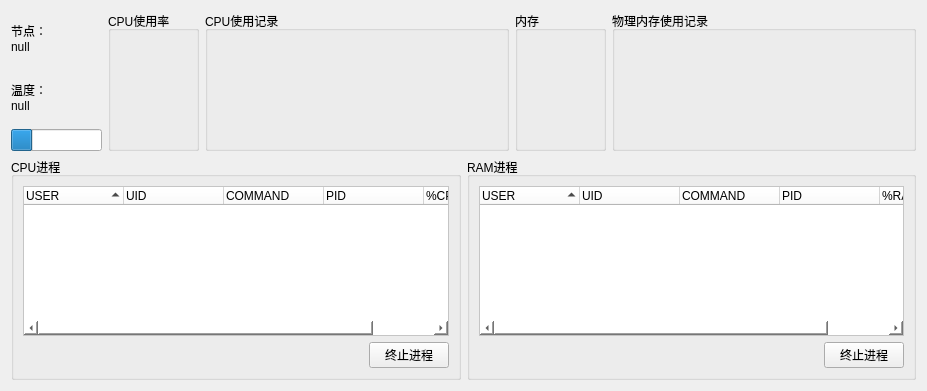
                  <widget class="QWidget" name="scrollAreaWidgetContents_6">
                   <property name="geometry">
                    <rect>
                     <x>0</x>
                     <y>0</y>
                     <width>927</width>
                     <height>388</height>
                    </rect>
                   </property>
                   <layout class="QVBoxLayout" name="verticalLayout_62">
                    <item>
                     <layout class="QHBoxLayout" name="horizontalLayout_27">
                      <item>
                       <layout class="QVBoxLayout" name="verticalLayout_51">
                        <item>
                         <widget class="QLabel" name="label_selectedNodes_hardware">
                          <property name="sizePolicy">
                           <sizepolicy hsizetype="Fixed" vsizetype="Preferred">
                            <horstretch>0</horstretch>
                            <verstretch>0</verstretch>
                           </sizepolicy>
                          </property>
                          <property name="text">
                           <string>节点：
null</string>
                          </property>
                          <property name="textFormat">
                           <enum>Qt::PlainText</enum>
                          </property>
                         </widget>
                        </item>
                        <item>
                         <widget class="QLabel" name="label_selectedNodes_hardware_temprature">
                          <property name="sizePolicy">
                           <sizepolicy hsizetype="Fixed" vsizetype="Preferred">
                            <horstretch>0</horstretch>
                            <verstretch>0</verstretch>
                           </sizepolicy>
                          </property>
                          <property name="text">
                           <string>温度：
null</string>
                          </property>
                          <property name="textFormat">
                           <enum>Qt::PlainText</enum>
                          </property>
                         </widget>
                        </item>
                        <item>
                         <widget class="QProgressBar" name="progressBar_temprature1">
                          <property name="sizePolicy">
                           <sizepolicy hsizetype="Fixed" vsizetype="Fixed">
                            <horstretch>0</horstretch>
                            <verstretch>0</verstretch>
                           </sizepolicy>
                          </property>
                          <property name="value">
                           <number>24</number>
                          </property>
                          <property name="textVisible">
                           <bool>false</bool>
                          </property>
                         </widget>
                        </item>
                       </layout>
                      </item>
                      <item>
                       <widget class="QGroupBox" name="groupBox_4">
                        <property name="sizePolicy">
                         <sizepolicy hsizetype="Fixed" vsizetype="Minimum">
                          <horstretch>0</horstretch>
                          <verstretch>0</verstretch>
                         </sizepolicy>
                        </property>
                        <property name="minimumSize">
                         <size>
                          <width>91</width>
                          <height>140</height>
                         </size>
                        </property>
                        <property name="maximumSize">
                         <size>
                          <width>91</width>
                          <height>16777215</height>
                         </size>
                        </property>
                        <property name="title">
                         <string>CPU使用率</string>
                        </property>
                        <layout class="QHBoxLayout" name="horizontalLayout_50">
                         <item>
                          <widget class="QCustomPlot" name="plot_cpuUsage" native="true">
                           <property name="sizePolicy">
                            <sizepolicy hsizetype="Preferred" vsizetype="Preferred">
                             <horstretch>0</horstretch>
                             <verstretch>0</verstretch>
                            </sizepolicy>
                           </property>
                           <property name="minimumSize">
                            <size>
                             <width>0</width>
                             <height>0</height>
                            </size>
                           </property>
                          </widget>
                         </item>
                        </layout>
                       </widget>
                      </item>
                      <item>
                       <widget class="QGroupBox" name="groupBox_5">
                        <property name="sizePolicy">
                         <sizepolicy hsizetype="Preferred" vsizetype="Minimum">
                          <horstretch>0</horstretch>
                          <verstretch>0</verstretch>
                         </sizepolicy>
                        </property>
                        <property name="minimumSize">
                         <size>
                          <width>300</width>
                          <height>140</height>
                         </size>
                        </property>
                        <property name="title">
                         <string>CPU使用记录</string>
                        </property>
                        <layout class="QHBoxLayout" name="horizontalLayout_51">
                         <item>
                          <widget class="QCustomPlot" name="plot_cpuHistory" native="true"/>
                         </item>
                        </layout>
                       </widget>
                      </item>
                      <item>
                       <widget class="QGroupBox" name="groupBox_6">
                        <property name="sizePolicy">
                         <sizepolicy hsizetype="Fixed" vsizetype="Minimum">
                          <horstretch>0</horstretch>
                          <verstretch>0</verstretch>
                         </sizepolicy>
                        </property>
                        <property name="minimumSize">
                         <size>
                          <width>91</width>
                          <height>140</height>
                         </size>
                        </property>
                        <property name="maximumSize">
                         <size>
                          <width>91</width>
                          <height>16777215</height>
                         </size>
                        </property>
                        <property name="title">
                         <string>内存</string>
                        </property>
                        <layout class="QHBoxLayout" name="horizontalLayout_52">
                         <item>
                          <widget class="QCustomPlot" name="plot_ramUsage" native="true"/>
                         </item>
                        </layout>
                       </widget>
                      </item>
                      <item>
                       <widget class="QGroupBox" name="groupBox_8">
                        <property name="sizePolicy">
                         <sizepolicy hsizetype="Preferred" vsizetype="Minimum">
                          <horstretch>0</horstretch>
                          <verstretch>0</verstretch>
                         </sizepolicy>
                        </property>
                        <property name="minimumSize">
                         <size>
                          <width>300</width>
                          <height>140</height>
                         </size>
                        </property>
                        <property name="title">
                         <string>物理内存使用记录</string>
                        </property>
                        <layout class="QHBoxLayout" name="horizontalLayout_53">
                         <item>
                          <widget class="QCustomPlot" name="plot_ramUsageHistory" native="true"/>
                         </item>
                        </layout>
                       </widget>
                      </item>
                     </layout>
                    </item>
                    <item>
                     <layout class="QHBoxLayout" name="horizontalLayout_55">
                      <item>
                       <widget class="QGroupBox" name="groupBox_9">
                        <property name="title">
                         <string>CPU进程</string>
                        </property>
                        <layout class="QVBoxLayout" name="verticalLayout_42">
                         <item>
                          <widget class="QTreeWidget" name="cpu_process">
                           <property name="sizePolicy">
                            <sizepolicy hsizetype="Expanding" vsizetype="Minimum">
                             <horstretch>0</horstretch>
                             <verstretch>0</verstretch>
                            </sizepolicy>
                           </property>
                           <property name="minimumSize">
                            <size>
                             <width>0</width>
                             <height>150</height>
                            </size>
                           </property>
                           <property name="maximumSize">
                            <size>
                             <width>16777215</width>
                             <height>150</height>
                            </size>
                           </property>
                           <property name="styleSheet">
                            <string notr="true">background-color: rgb(255, 255, 255);</string>
                           </property>
                           <property name="alternatingRowColors">
                            <bool>true</bool>
                           </property>
                           <property name="sortingEnabled">
                            <bool>true</bool>
                           </property>
                           <column>
                            <property name="text">
                             <string notr="true">USER</string>
                            </property>
                           </column>
                           <column>
                            <property name="text">
                             <string>UID</string>
                            </property>
                           </column>
                           <column>
                            <property name="text">
                             <string>COMMAND</string>
                            </property>
                           </column>
                           <column>
                            <property name="text">
                             <string>PID</string>
                            </property>
                           </column>
                           <column>
                            <property name="text">
                             <string>%CPU</string>
                            </property>
                           </column>
                          </widget>
                         </item>
                         <item>
                          <widget class="QPushButton" name="pushButton_10">
                           <property name="sizePolicy">
                            <sizepolicy hsizetype="Fixed" vsizetype="Fixed">
                             <horstretch>0</horstretch>
                             <verstretch>0</verstretch>
                            </sizepolicy>
                           </property>
                           <property name="layoutDirection">
                            <enum>Qt::RightToLeft</enum>
                           </property>
                           <property name="text">
                            <string>终止进程</string>
                           </property>
                          </widget>
                         </item>
                        </layout>
                       </widget>
                      </item>
                      <item>
                       <widget class="QGroupBox" name="groupBox_10">
                        <property name="title">
                         <string>RAM进程</string>
                        </property>
                        <layout class="QVBoxLayout" name="verticalLayout_50">
                         <item>
                          <widget class="QTreeWidget" name="ram_process">
                           <property name="sizePolicy">
                            <sizepolicy hsizetype="Expanding" vsizetype="Minimum">
                             <horstretch>0</horstretch>
                             <verstretch>0</verstretch>
                            </sizepolicy>
                           </property>
                           <property name="minimumSize">
                            <size>
                             <width>0</width>
                             <height>150</height>
                            </size>
                           </property>
                           <property name="maximumSize">
                            <size>
                             <width>16777215</width>
                             <height>150</height>
                            </size>
                           </property>
                           <property name="styleSheet">
                            <string notr="true">background-color: rgb(255, 255, 255);</string>
                           </property>
                           <property name="alternatingRowColors">
                            <bool>true</bool>
                           </property>
                           <property name="sortingEnabled">
                            <bool>true</bool>
                           </property>
                           <column>
                            <property name="text">
                             <string notr="true">USER</string>
                            </property>
                           </column>
                           <column>
                            <property name="text">
                             <string>UID</string>
                            </property>
                           </column>
                           <column>
                            <property name="text">
                             <string>COMMAND</string>
                            </property>
                           </column>
                           <column>
                            <property name="text">
                             <string notr="true">PID</string>
                            </property>
                           </column>
                           <column>
                            <property name="text">
                             <string>%RAM</string>
                            </property>
                           </column>
                          </widget>
                         </item>
                         <item>
                          <widget class="QPushButton" name="pushButton_11">
                           <property name="sizePolicy">
                            <sizepolicy hsizetype="Fixed" vsizetype="Fixed">
                             <horstretch>0</horstretch>
                             <verstretch>0</verstretch>
                            </sizepolicy>
                           </property>
                           <property name="layoutDirection">
                            <enum>Qt::RightToLeft</enum>
                           </property>
                           <property name="text">
                            <string>终止进程</string>
                           </property>
                          </widget>
                         </item>
                        </layout>
                       </widget>
                      </item>
                     </layout>
                    </item>
                   </layout>
                  </widget>
